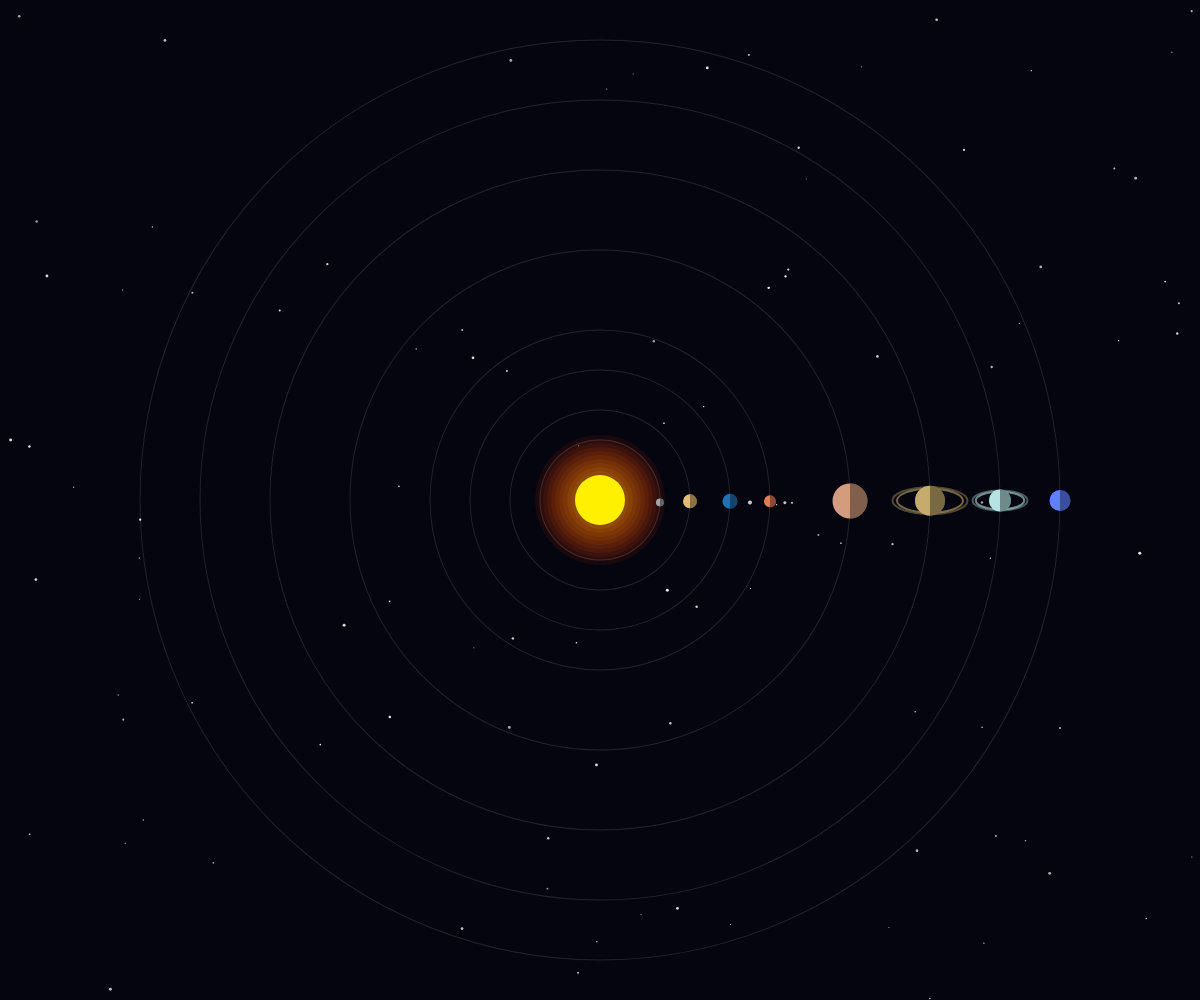
Frame 1 (no input)
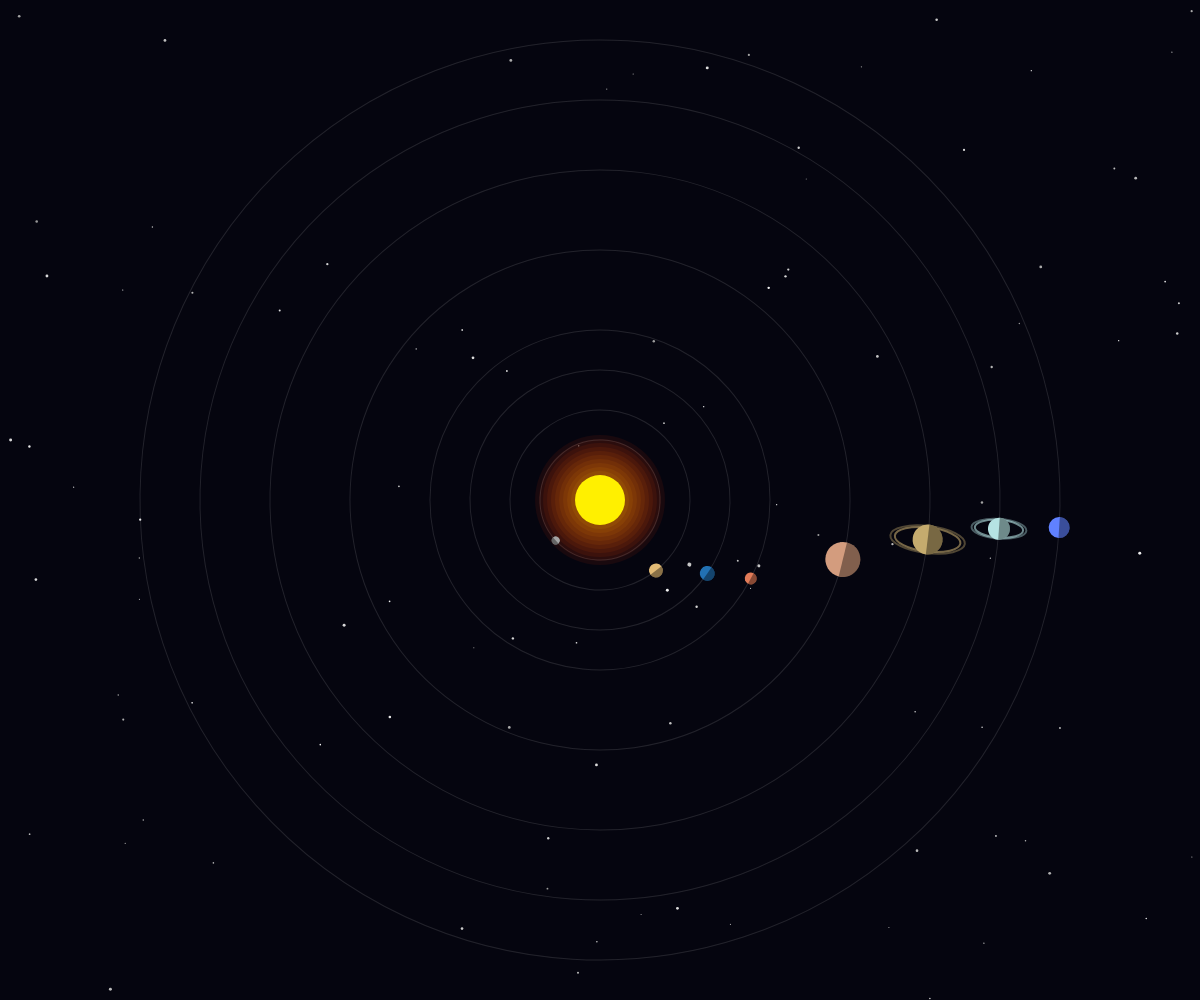
Frame 60 (no input)
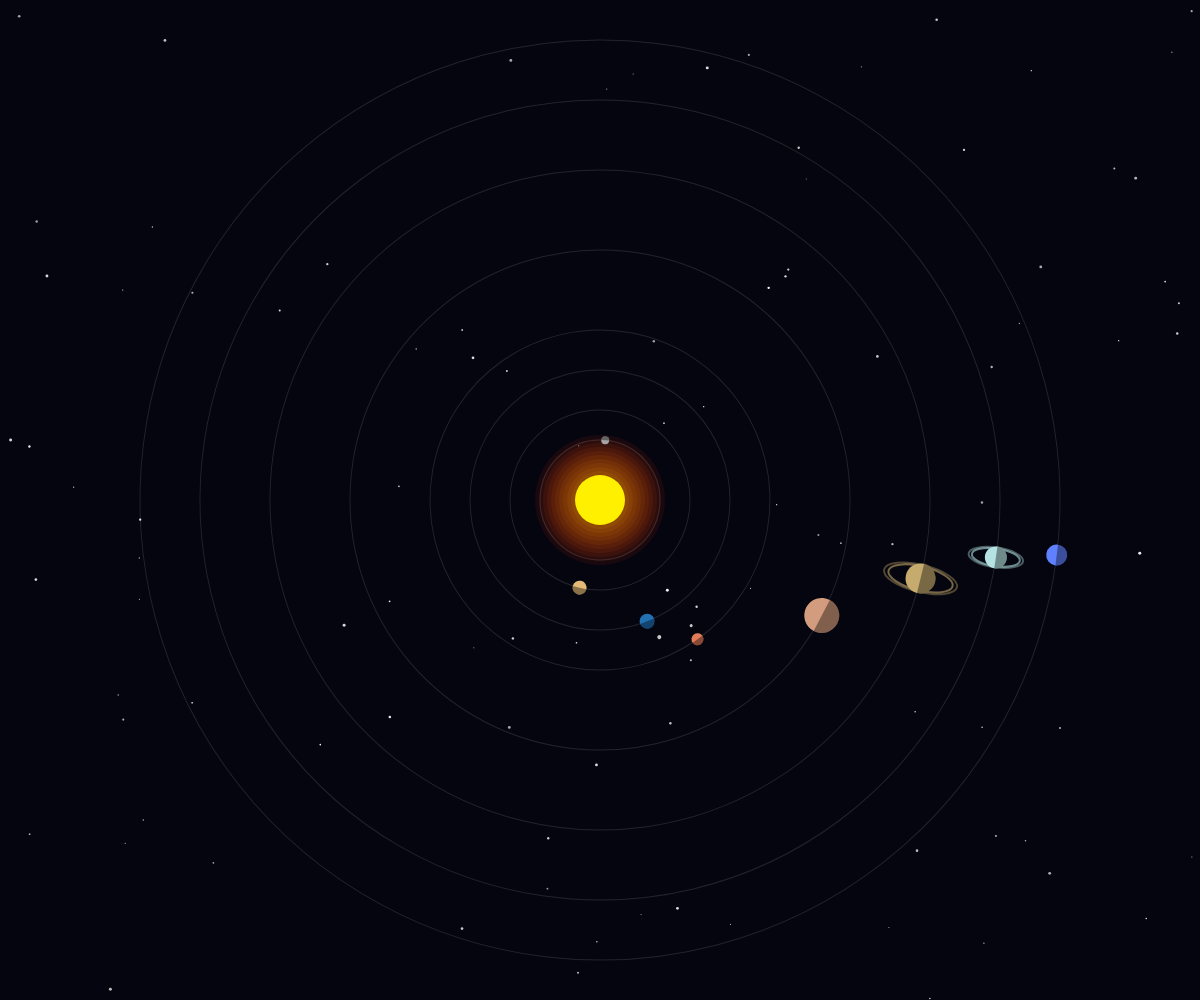
Frame 120 (the mouse pressed at the canvas centre since frame 60)

The p5.js sketch that drew these frames (run headless with seeded random() and noise() and a simulated clock; from frame 60 on, the mouse is pressed at the canvas centre):

// p5.js sketch
// ── sketch.js
/**
 * Solar System Simulation in p5.js
 * Features:
 * - 8 major planets with relative sizes and distances
 * - Moons for Earth and Mars
 * - Rings for Saturn and Uranus
 * - Starfield background
 * - Glow effect for the Sun
 */

let planets = [];
let sunSize = 50;
let stars = [];

function setup() {
  createCanvas(windowWidth, windowHeight);
  
  // Create stars for the background
  for (let i = 0; i < 400; i++) {
    stars.push({
      x: random(-width, width),
      y: random(-height, height),
      size: random(1, 3),
      brightness: random(150, 255)
    });
  }

  // Planet data: name, color, distance (scaled), size (scaled), speed, moons, hasRings
  // Distances and sizes are roughly proportional for visual clarity rather than strict realism
  planets = [
    { name: "Mercury", color: "#A5A5A5", distance: 60, size: 8, speed: 0.04, moons: [] },
    { name: "Venus", color: "#E3BB76", distance: 90, size: 14, speed: 0.015, moons: [] },
    { name: "Earth", color: "#2271B3", distance: 130, size: 15, speed: 0.01, moons: [{ distance: 20, size: 4, speed: 0.05 }] },
    { name: "Mars", color: "#E27B58", distance: 170, size: 12, speed: 0.008, moons: [{ distance: 15, size: 3, speed: 0.08 }, { distance: 22, size: 2, speed: 0.06 }] },
    { name: "Jupiter", color: "#D39C7E", distance: 250, size: 35, speed: 0.004, moons: [] },
    { name: "Saturn", color: "#C5AB6E", distance: 330, size: 30, speed: 0.002, moons: [], hasRings: true },
    { name: "Uranus", color: "#B5E3E3", distance: 400, size: 22, speed: 0.0012, moons: [], hasRings: true },
    { name: "Neptune", color: "#6081FF", distance: 460, size: 21, speed: 0.001, moons: [] }
  ];
}

function draw() {
  background(5, 5, 15);
  translate(width / 2, height / 2);

  // Draw starfield
  noStroke();
  for (let star of stars) {
    fill(star.brightness);
    circle(star.x, star.y, star.size);
  }

  // Draw Sun with glow
  drawSun();

  // Draw Planets
  for (let p of planets) {
    push();
    let angle = frameCount * p.speed;
    rotate(angle);
    
    // Draw orbit path
    noFill();
    stroke(255, 255, 255, 30);
    ellipse(0, 0, p.distance * 2);

    // Position planet
    translate(p.distance, 0);
    
    // Draw Rings if applicable
    if (p.hasRings) {
      drawRings(p.size, p.color);
    }

    // Draw Planet
    noStroke();
    fill(p.color);
    circle(0, 0, p.size);
    
    // Draw planet shading (simple)
    fill(0, 0, 0, 100);
    arc(0, 0, p.size, p.size, PI + HALF_PI, HALF_PI);

    // Draw Moons
    for (let m of p.moons) {
      push();
      rotate(frameCount * m.speed);
      translate(m.distance, 0);
      fill(200);
      circle(0, 0, m.size);
      pop();
    }
    
    pop();
  }
}

function drawSun() {
  // Simple radial glow effect
  for (let i = 10; i > 0; i--) {
    fill(255, 200 - i * 15, 0, 20);
    noStroke();
    circle(0, 0, sunSize + i * 8);
  }
  fill(255, 240, 0);
  circle(0, 0, sunSize);
}

function drawRings(planetSize, planetColor) {
  noFill();
  strokeWeight(2);
  let ringColor = color(planetColor);
  ringColor.setAlpha(150);
  stroke(ringColor);
  ellipse(0, 0, planetSize * 2.2, planetSize * 0.8);
  
  ringColor.setAlpha(100);
  stroke(ringColor);
  ellipse(0, 0, planetSize * 2.5, planetSize * 0.9);
  strokeWeight(1);
}

function windowResized() {
  resizeCanvas(windowWidth, windowHeight);
}
